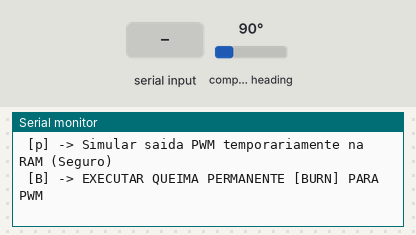
Simulated run of this sketch. Board: Arduino Uno, built with avr-gcc and run on an emulated ATmega328P. Parts: the last lines printed to the serial monitor. Wiring (inferred from the names in the program): AS5600 angle sensor at I2C address 0x36. The inputs (shaded band) are chosen by the test bench; at power-on: compass heading 90°.

Above: at 2.2 s.
2.3 s: "p" received over Serial
At 3.5 s:
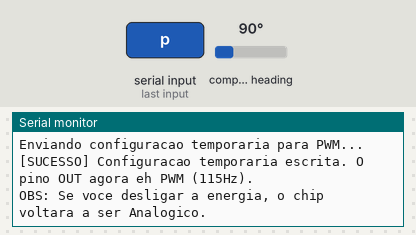
3.8 s: "B" received over Serial
At 4.3 s:
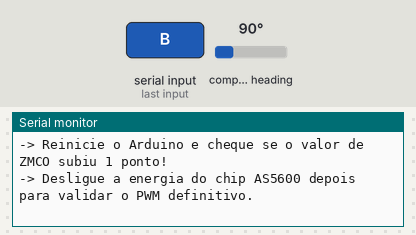

The sketch:

burn_as5600_pwm.ino
```cpp
/*
 * ============================================================================
 *  EB-15 Robotic Arm — AS5600 PWM BURN (Arduino Uno)
 * ============================================================================
 *  CUIDADO: ESTE CÓDIGO REALIZA UMA OPERAÇÃO FÍSICA E PERMANENTE NO CHIP.
 *
 *  Este código permite:
 *  1. [p] Testar temporariamente a saída PWM na RAM do AS5600.
 *  2. [B] Queimar a configuração para sempre na memória OTP (One-Time-Programmable).
 *     * O AS5600 só aceita até 3 "burns" durante toda a sua vida útil!
 *
 *  Conexões Arduino Uno -> AS5600:
 *  - 5V  -> VDD5V (Alimentação obrigatória de 5V para queimar OTP)
 *  - GND -> GND
 *  - A4  -> SDA
 *  - A5  -> SCL
 *  - DIR -> GND (Para girar no sentido natural)
 * ============================================================================
 */

#include <Wire.h>

#define AS5600_ADDR 0x36
#define CONF_REG_MSB 0x07
#define CONF_REG_LSB 0x08
#define BURN_REG 0xFF

// Endereço do registrador ZMCO que checa quantas vezes o OTP já foi queimado.
#define ZMCO_REG 0x00

void setup() {
  Serial.begin(115200);
  Wire.begin();

  delay(1000); // Aguarda serial estabilizar

  Serial.println("\n\n=======================================================");
  Serial.println("  *** EB-15 AS5600: OTP BURN PARA SAIDA PWM ***");
  Serial.println("=======================================================");
  Serial.println("[AVISO 1] Certifique-se de que o VDD5V esta recebendo 5 Volts!");
  Serial.println("[AVISO 2] A operacao [B]urn e IRREVERSIVEL e limitada (Max 3).");

  // Checa quantas vezes já foi queimado:
  Wire.beginTransmission(AS5600_ADDR);
  Wire.write(ZMCO_REG);
  byte err = Wire.endTransmission();
  if (err != 0) {
    Serial.println("\n[ERRO FATAL] AS5600 nao detectado no I2C (Endereço 0x36). Verifique A4, A5, VCC e GND.");
    while(1);
  }

  Wire.requestFrom(AS5600_ADDR, 1);
  if (Wire.available()) {
    byte zmco = Wire.read();
    Serial.print("-> ZMCO (Vezes que o chip ja foi queimado): ");
    Serial.println(zmco);
    if (zmco >= 3) {
      Serial.println("[AVISO] O limite de 3 escritas na memoria OTP ja foi atingido neste chip!");
    }
  }

  Serial.println("\nCONTROLES (digite a letra no monitor serial e de ENTER):");
  Serial.println(" [p] -> Simular saida PWM temporariamente na RAM (Seguro)");
  Serial.println(" [B] -> EXECUTAR QUEIMA PERMANENTE [BURN] PARA PWM");
}

void loop() {
  if (Serial.available() > 0) {
    char cmd = Serial.read();

    if (cmd == 'p' || cmd == 'P') {
      Serial.println("\nEnviando configuracao temporaria para PWM...");

      // OUTS está no registrador 0x08, bits [5:4].
      // PWM = 0b01 -> ou seja, valor 0x10.
      Wire.beginTransmission(AS5600_ADDR);
      Wire.write(CONF_REG_LSB);
      Wire.write(0x10);
      byte err = Wire.endTransmission();

      if (err == 0) {
        Serial.println("[SUCESSO] Configuracao temporaria escrita. O pino OUT agora eh PWM (115Hz).");
        Serial.println("OBS: Se voce desligar a energia, o chip voltara a ser Analogico.");
      } else {
        Serial.println("[ERRO] Falha ao comunicar I2C.");
      }
    }

    else if (cmd == 'B') {
      Serial.println("\n!!!!!!!!!!!!!!!!!!!!!!!!!!!!!!!!!!!!!!!!!!!!!!!!!!!");
      Serial.println(" INICIANDO OPERACAO DE QUEIMA OTP (BURN) ");
      Serial.println("!!!!!!!!!!!!!!!!!!!!!!!!!!!!!!!!!!!!!!!!!!!!!!!!!!!");

      // Passo 1: Tem que certificar de escrever o registro CONF na RAM primeiro
      Wire.beginTransmission(AS5600_ADDR);
      Wire.write(CONF_REG_LSB);
      Wire.write(0x10);
      Wire.endTransmission();
      delay(10); // Pausa rapida p chip processar

      // Passo 2: Mandar o comando Burn_Settings de 0x80 no registrador 0xFF
      Wire.beginTransmission(AS5600_ADDR);
      Wire.write(BURN_REG);
      Wire.write(0x80);
      byte err = Wire.endTransmission();

      if (err == 0) {
        Serial.println("[BURN SUCESSO] Comando de queima fisica enviado.");
        Serial.println("-> Reinicie o Arduino e cheque se o valor de ZMCO subiu 1 ponto!");
        Serial.println("-> Desligue a energia do chip AS5600 depois para validar o PWM definitivo.");
      } else {
        Serial.println("[ERRO] Nao foi possivel escrever o comando de queima I2C.");
      }
    }
  }
}
```

Measured:
- after the input at 2.3 s, the serial monitor: prints a new line at once (image 1)
- after the input at 3.8 s, the serial monitor: prints a new line at once (image 2)
